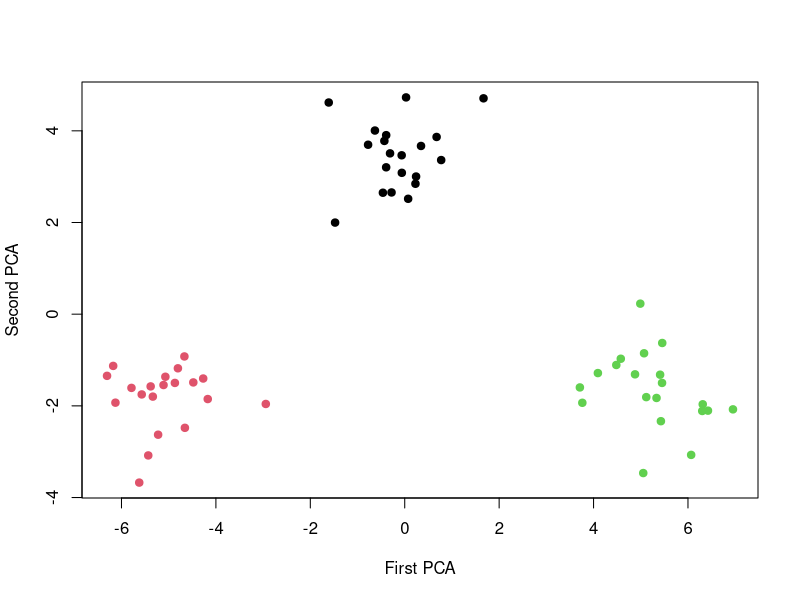

Reproduce this figure in R.
rm(list = ls())
#set.seed(5082)

installIfAbsentAndLoad <- function(neededVector) {
  if(neededVector != "") {
    for(thispackage in neededVector) {
      if( ! require(thispackage, character.only = T) )
      { install.packages(thispackage)}
      require(thispackage, character.only = T)
    }    
  }
}
needed <- c('ISLR', 'Class', 'e1071')

####################
##    Question 1
####################
data <- USArrests

pca1 <- prcomp(data, scale = T)
#biplot(pca1, scale = 0, cex = .5)

# Part 1
pca_var <- pca1$sdev^2
pve1 <- pca_var/sum(pca_var)


# Part 2
rot <- pca1$rotation
scaled <- scale(data)
sumvar <- sum(apply(as.matrix(scaled)^2, 2, sum))
pve2 <- apply((as.matrix(scaled) %*% rot)^2, 2, sum)/sumvar

# Both give the same results, as desired.

####################
##    Question 2
####################

set.seed(5082)
trans.data <- t(data)
newdat <- scale(trans.data)
newdat <- t(newdat)

euclid <- dist(newdat)
euclid_dist <- (as.matrix(euclid^2))[lower.tri(as.matrix(euclid^2))]

corr_dist <- (1 - cor(t(newdat)))[lower.tri(1-cor(t(newdat)))]

#plot(corr_dist, euclid_dist)

# Plot shows linear increase between correlation distance and euclidean distance.
  # Supports proportionality.

####################
##    Question 3
####################

n <- 20
p <- 50
x1 <- matrix(rnorm(n*p), nrow = n, ncol = p)
x2 <- matrix(rnorm(n*p), nrow = n, ncol = p)
x3 <- matrix(rnorm(n*p), nrow = n, ncol = p)
for ( i in 1:n ){
  x1[i,] <- x1[i,] + rep(1,p)
  x2[i,] <- x2[i,] + rep(-1, p)
  x3[i,] <- x3[i,] + c(rep(1, p/2), rep(-1, p/2))
}
x.values <- rbind(x1, x2, x3)

# Part B
y.values <- c(rep(1, n), rep(2, n), rep(3, n))
#plot(x.values[,1:12], col=(4-y.values), pch = 19)

# Part C
partc <- prcomp(x.values, scale = T)
plot(partc$x[,1:2], col = 4-y.values, pch=19, xlab = 'First PCA', ylab = 'Second PCA')

# Part D
partd <- kmeans(x.values, 3, nstart = 20)
table(y.values, partd$cluster)
# K-means preformed perfectly. Each class contains the same number of obs. without overlap.

# Part E
parte <- kmeans(x.values, 2, nstart = 20)
table(y.values, parte$cluster)
# Reducing the number of clusters requires one of the original three to be combined with another
  # giving only 2 clusters for the 3 sets of y.values.

# Part F
partf <- kmeans(x.values, 4, nstart = 20)
table(y.values, partf$cluster)
# Increasing the number of clusters requires one of the original three to be split into two different
  # clusters giving a total of 4 clusters for the 3 sets of y.values.

# Part G
partg <- kmeans(partc$x[,1:2], 3, nstart = 20)
table(y.values, partg$cluster)
# Again, preformed perfectly - no overlap between clusters; same results as Part D

# Part H
x.scale <- scale(x.values, center = F, scale = T)
parth <- kmeans(x.scale, 3, nstart = 20)
table(y.values, parth$cluster)
# Although the 'no overlap' quality is the same, the clusters have changed from Part D
